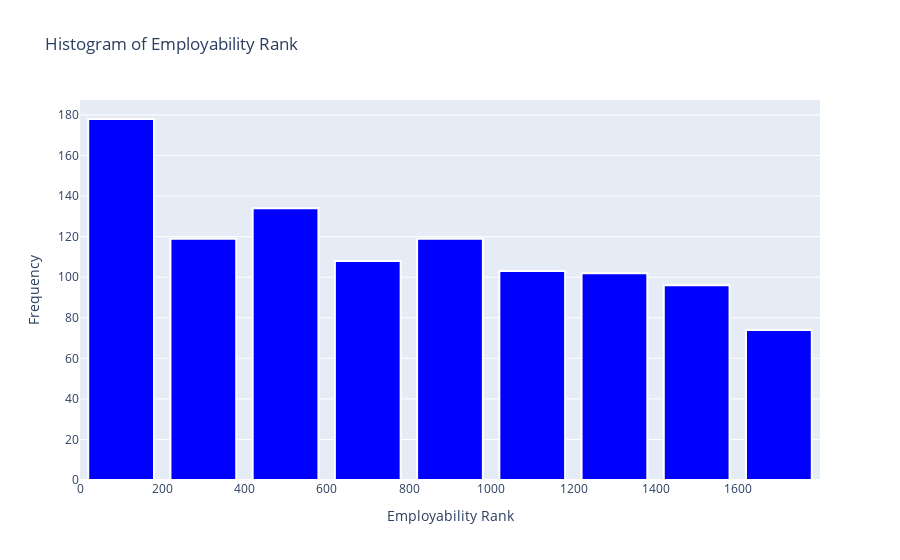

Write notebook code for a chart like this one.
### Markdown cell above
**Plotly - Chart**

### Code cell
# Convert 'Employability Rank' to numeric and filter out zeros
df_CWU['Employability Rank'] = pd.to_numeric(df_CWU['Employability Rank'], errors='coerce')
df_non_zero_employability = df_CWU[df_CWU['Employability Rank'] != 0]

# Create a histogram using Plotly Express
fig = px.histogram(
    df_non_zero_employability,
    x='Employability Rank',
    nbins=15,  # Number of bins
    title='Histogram of Employability Rank',
    color_discrete_sequence=['blue']  # Set bar color to blue
)

# Update layout to add red edges to the bars
fig.update_traces(marker=dict(line=dict(color='white', width=2)))

# Add labels
fig.update_layout(
    xaxis_title='Employability Rank',
    yaxis_title='Frequency',
    bargap=0.2  # Adjust the gap between bars
)

# Show the plot
fig.show()

### Figure 1 — Plotly figure (JSON) as saved in the notebook; plotly's stock layout.template omitted (floating-point values rounded to 4 significant figures; data arrays with more than 128 entries replaced by an {"elided": "..."} marker saying what was removed)
{"data": [{"alignmentgroup": "True", "bingroup": "x", "hovertemplate": "Employability Rank=%{x}<br>count=%{y}<extra></extra>", "legendgroup": "", "marker": {"color": "blue", "line": {"color": "white", "width": 2}, "pattern": {"shape": ""}}, "name": "", "nbinsx": 15, "offsetgroup": "", "orientation": "v", "showlegend": false, "type": "histogram", "x": {"elided": "1033 int values"}, "xaxis": "x", "yaxis": "y"}], "layout": {"bargap": 0.2, "barmode": "relative", "legend": {"tracegroupgap": 0}, "title": {"text": "Histogram of Employability Rank"}, "xaxis": {"anchor": "y", "domain": [0, 1], "title": {"text": "Employability Rank"}}, "yaxis": {"anchor": "x", "domain": [0, 1], "title": {"text": "Frequency"}}}}
